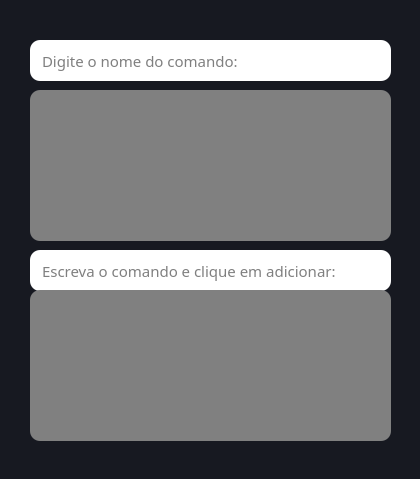
<?xml version="1.0" encoding="UTF-8"?>
<ui version="4.0">
 <class>Rotinas</class>
 <widget class="QMainWindow" name="Rotinas">
  <property name="geometry">
   <rect>
    <x>0</x>
    <y>0</y>
    <width>420</width>
    <height>479</height>
   </rect>
  </property>
  <property name="windowTitle">
   <string>Criar rotina</string>
  </property>
  <property name="windowIcon">
   <iconset>
    <normaloff>Logo_Minerva_peq(1).png</normaloff>Logo_Minerva_peq(1).png</iconset>
  </property>
  <property name="styleSheet">
   <string notr="true">background-color: rgb(23, 25, 33);</string>
  </property>
  <widget class="QWidget" name="centralwidget">
   <widget class="QLineEdit" name="lineEdit">
    <property name="geometry">
     <rect>
      <x>30</x>
      <y>40</y>
      <width>361</width>
      <height>41</height>
     </rect>
    </property>
    <property name="font">
     <font>
      <family>Century Gothic</family>
      <pointsize>11</pointsize>
     </font>
    </property>
    <property name="styleSheet">
     <string notr="true">background-color: rgb(54, 54, );
border-radius:10px;
padding-left: 10px;
</string>
    </property>
    <property name="placeholderText">
     <string>Digite o nome do comando:</string>
    </property>
   </widget>
   <widget class="QLineEdit" name="lineEdit_2">
    <property name="geometry">
     <rect>
      <x>30</x>
      <y>250</y>
      <width>361</width>
      <height>41</height>
     </rect>
    </property>
    <property name="font">
     <font>
      <family>Century Gothic</family>
      <pointsize>11</pointsize>
     </font>
    </property>
    <property name="styleSheet">
     <string notr="true">background-color: rgb(54, 54, );
border-radius:10px;
padding-left: 10px;
</string>
    </property>
    <property name="placeholderText">
     <string>Escreva o comando e clique em adicionar:</string>
    </property>
   </widget>
   <widget class="QPushButton" name="pushButton">
    <property name="geometry">
     <rect>
      <x>30</x>
      <y>350</y>
      <width>361</width>
      <height>31</height>
     </rect>
    </property>
    <property name="font">
     <font>
      <family>Century Gothic</family>
      <pointsize>11</pointsize>
     </font>
    </property>
    <property name="styleSheet">
     <string notr="true">background-color: qlineargradient(spread:reflect, x1:0, y1:0, x2:1, y2:0, stop:0 rgba(175, 37, 62, 255), stop:1 rgba(139, 36, 188, 255));
border-radius:10px;
padding-left: 10px;
color: #ffffff</string>
    </property>
    <property name="text">
     <string>Cadastrar!</string>
    </property>
   </widget>
   <widget class="QPushButton" name="pushButton_2">
    <property name="geometry">
     <rect>
      <x>30</x>
      <y>300</y>
      <width>171</width>
      <height>31</height>
     </rect>
    </property>
    <property name="font">
     <font>
      <family>Century Gothic</family>
      <pointsize>11</pointsize>
     </font>
    </property>
    <property name="styleSheet">
     <string notr="true">background-color: qlineargradient(spread:reflect, x1:0, y1:0, x2:1, y2:0, stop:0 rgba(175, 37, 62, 255), stop:1 rgba(139, 36, 188, 255));
border-radius:10px;
padding-left: 10px;
color: #ffffff</string>
    </property>
    <property name="text">
     <string>Adicionar</string>
    </property>
   </widget>
   <widget class="QListWidget" name="listWidget_2">
    <property name="geometry">
     <rect>
      <x>30</x>
      <y>90</y>
      <width>361</width>
      <height>151</height>
     </rect>
    </property>
    <property name="font">
     <font>
      <pointsize>11</pointsize>
     </font>
    </property>
    <property name="styleSheet">
     <string notr="true">background-color:gray; border-radius:10px;</string>
    </property>
    <property name="sortingEnabled">
     <bool>false</bool>
    </property>
   </widget>
   <widget class="QListWidget" name="listWidget">
    <property name="geometry">
     <rect>
      <x>30</x>
      <y>290</y>
      <width>361</width>
      <height>151</height>
     </rect>
    </property>
    <property name="font">
     <font>
      <pointsize>11</pointsize>
     </font>
    </property>
    <property name="styleSheet">
     <string notr="true">background-color:gray; border-radius:10px;</string>
    </property>
    <property name="dragEnabled">
     <bool>true</bool>
    </property>
    <property name="dragDropOverwriteMode">
     <bool>true</bool>
    </property>
    <property name="dragDropMode">
     <enum>QAbstractItemView::DragOnly</enum>
    </property>
    <property name="sortingEnabled">
     <bool>false</bool>
    </property>
   </widget>
   <widget class="QPushButton" name="pushButton_3">
    <property name="geometry">
     <rect>
      <x>210</x>
      <y>300</y>
      <width>171</width>
      <height>31</height>
     </rect>
    </property>
    <property name="font">
     <font>
      <family>Century Gothic</family>
      <pointsize>11</pointsize>
     </font>
    </property>
    <property name="styleSheet">
     <string notr="true">background-color: qlineargradient(spread:reflect, x1:0, y1:0, x2:1, y2:0, stop:0 rgba(175, 37, 62, 255), stop:1 rgba(139, 36, 188, 255));
border-radius:10px;
padding-left: 10px;
color: #ffffff</string>
    </property>
    <property name="text">
     <string>Deletar</string>
    </property>
   </widget>
   <zorder>pushButton_3</zorder>
   <zorder>lineEdit</zorder>
   <zorder>lineEdit_2</zorder>
   <zorder>pushButton</zorder>
   <zorder>pushButton_2</zorder>
   <zorder>listWidget_2</zorder>
   <zorder>listWidget</zorder>
  </widget>
  <widget class="QStatusBar" name="statusbar"/>
 </widget>
 <resources/>
 <connections/>
</ui>
